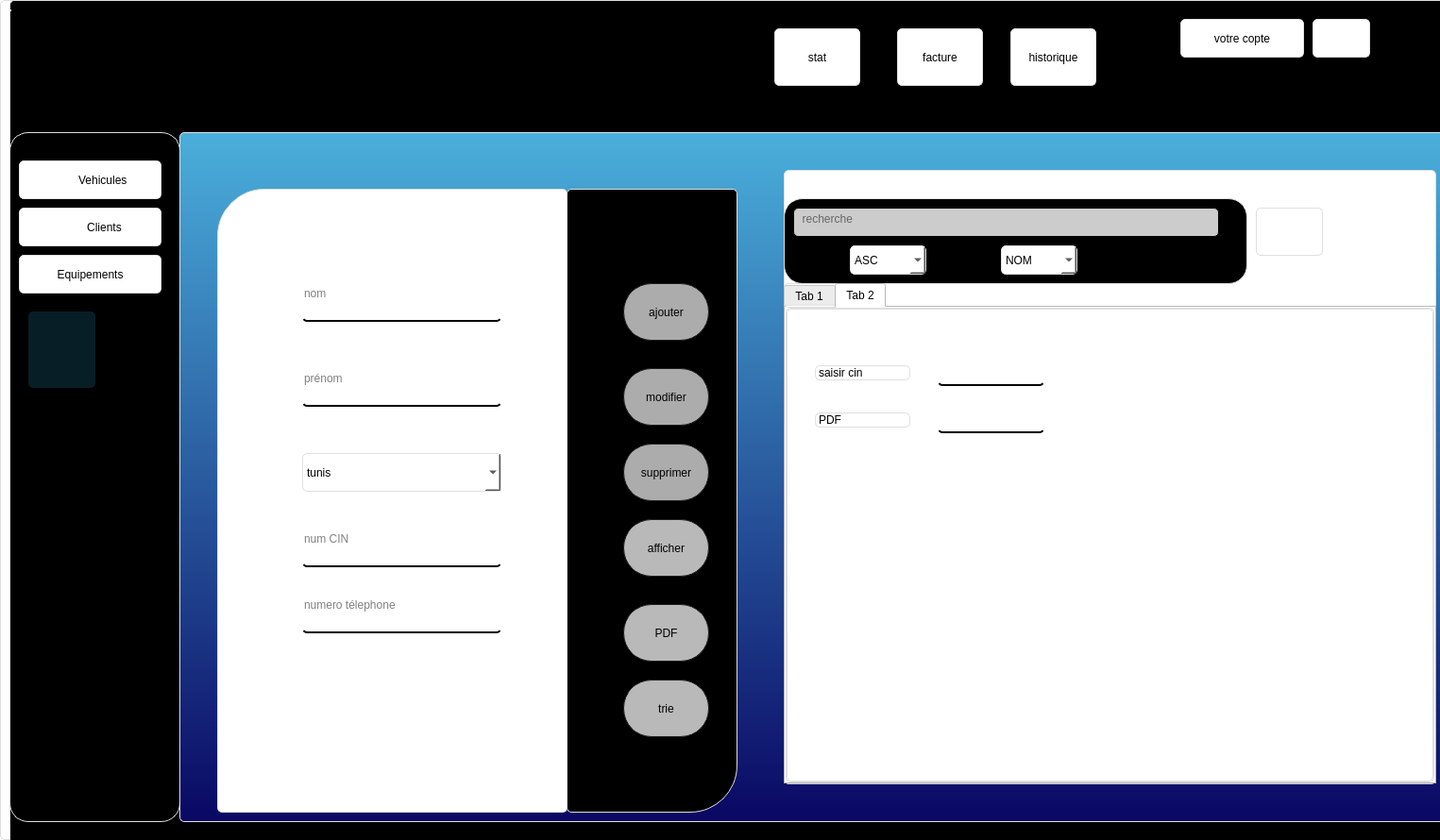
<?xml version="1.0" encoding="UTF-8"?>
<ui version="4.0">
 <class>client</class>
 <widget class="QDialog" name="client">
  <property name="geometry">
   <rect>
    <x>0</x>
    <y>0</y>
    <width>1525</width>
    <height>890</height>
   </rect>
  </property>
  <property name="windowTitle">
   <string>Dialog</string>
  </property>
  <property name="styleSheet">
   <string notr="true">
	
	
QWidget {	
	border:1px solid #dfdfdf;
	border-radius: 5px;
	background-color: #ffffff;
}

QPushButton{
	
	border-raduis:5px
}
QPushButton:pressed{
	
	
	background-color: rgb(185, 185, 185);
}
#side_menu{
	border-radius: 20px;
	/*background-color: #071e26;*/
	color: rgb(0, 0, 0);
}
#side_menu_2{
	border-radius: 20px;
	/*background-color: #071e26;*/
	background-color:rgb(0,0,0);
}

#top_widget{

	/*background-color: #071e26;*/
background-color:rgb(0,0,0);
}
#widget_2 #widget{
	border-radius: 20px;
	background-color: rgb(0,0,0);
}

#form{
	
	
	background-color: rgb(255,255,255);
border-top-left-radius: 50px;
}

#widget_2 QLineEdit{
font: 11pt &quot;MS Shell Dlg 2&quot;;
background-color:rgba(0,0,0,0);
border:none;
border-bottom:2px solid rgb(0,0,0);
padding-bottom:7px

}
#widget_2{
	
	/* background-color: QLinearGradient( x1: 0, y1: 0, x2: 0, y2: 1, stop: 0 #ffa02f, stop: 1 #d7801a);*/
	/*background-color: QLinearGradient( x1: 0, y1: 0, x2: 0, y2: 1, stop: 0 #4d4d4d, stop: 0.1 #646464, stop: 1 #5d5d5d);*/
    /*background: QLinearGradient( x1: 0, y1: 0, x2: 1, y2: 0, stop: 0 #ffa02f, stop: 1 #d7801a);*/
/*background-color: linear-gradient(135.9deg, rgb(109, 25, 252) 16.4%, rgb(125, 31, 165) 56.1%);
background: QLinearGradient( x1: 0, y1: 0, x2: 1, y2: 0, stop: 0 #6d19fc, stop: 1 #7d1fa5);*/
	background-color:QLinearGradient( x1: 0, y1: 0, x2: 0, y2: 1, stop: 0 #4aafdb, stop: 1 #090763);
}

#widget_2 #ajouter{
    color:rgb(0, 0, 0);
   
	background-color: rgb(172, 172, 172);
    border-width: 1px;
    border-color: #1e1e1e;
    border-style: solid;
    border-radius: 30px;
    padding: 3px;
    font-size: 12px;
    padding-left: 5px;
    padding-right: 5px;	
}

#widget_2 #modifier{
    color:rgb(0, 0, 0);
   
	background-color: rgb(172, 172, 172);
    border-width: 1px;
    border-color: #1e1e1e;
    border-style: solid;
    border-radius: 30px;
    padding: 3px;
    font-size: 12px;
    padding-left: 5px;
    padding-right: 5px;	
}

#widget_2 #supprimer{
    color:rgb(0, 0, 0);
   
	background-color: rgb(172, 172, 172);
    border-width: 1px;
    border-color: #1e1e1e;
    border-style: solid;
    border-radius: 30px;
    padding: 3px;
    font-size: 12px;
    padding-left: 5px;
    padding-right: 5px;	
}

#options{
/*background-color: #071e26;*/
background-color: rgb(0, 0, 0);
border-bottom-right-radius: 50px;

}
#widget_2 #recherche_2{
	
	background-color: rgb(204, 204, 204);
	border:1px solid rgb(0,0,0);
}
#widget_2 #recherche_3{
	
	background-color: rgb(204, 204, 204);
	border:1px solid rgb(0,0,0);
}
#widget_2 #recherche_4{
	
	background-color: rgb(204, 204, 204);
	border:1px solid rgb(0,0,0);
}


/*#widget_2 #ajouter{
 color: #b1b1b1;
    background-color:rgb(163, 163, 163)
    border-width: 1px;
    border-color: #1e1e1e;
    border-style: solid;
    border-radius: 30px;
    padding: 3px;
    font-size: 12px;
    padding-left: 5px;
    padding-right: 5px;
}


#modifier{
 color: #b1b1b1;
    background-color: #565656;
    border-width: 1px;
    border-color: #1e1e1e;
    border-style: solid;
    border-radius: 30px;
    padding: 3px;
    font-size: 12px;
    padding-left: 5px;
    padding-right: 5px;
}

#supprimer{
 color: #b1b1b1;
    background-color: QLinearGradient( x1: 0, y1: 0, x2: 0, y2: 1, stop: 0 #565656, stop: 0.1 #525252, stop: 0.5 #4e4e4e, stop: 0.9 #4a4a4a, stop: 1 #464646);
    border-width: 1px;
    border-color: #1e1e1e;
    border-style: solid;
    border-radius: 30px;
    padding: 3px;
    font-size: 12px;
    padding-left: 5px;
    padding-right: 5px;
}

#ajouter:pressed
{
    background-color: QLinearGradient( x1: 0, y1: 0, x2: 0, y2: 1, stop: 0 #2d2d2d, stop: 0.1 #2b2b2b, stop: 0.5 #292929, stop: 0.9 #282828, stop: 1 #252525);
}

#modifier:pressed
{
    background-color: QLinearGradient( x1: 0, y1: 0, x2: 0, y2: 1, stop: 0 #2d2d2d, stop: 0.1 #2b2b2b, stop: 0.5 #292929, stop: 0.9 #282828, stop: 1 #252525);
}

#supprimer:pressed
{
    background-color: QLinearGradient( x1: 0, y1: 0, x2: 0, y2: 1, stop: 0 #2d2d2d, stop: 0.1 #2b2b2b, stop: 0.5 #292929, stop: 0.9 #282828, stop: 1 #252525);
}*/
#pdf_3{
background-color: #071e26;
border:0px ;
}

#stat_2{
	
	background-color: #071e26;
border:0px ;
}

#widget QLineEdit{
background-color: rgb(204, 204, 204);
	border:1px solid rgb(0,0,0);
	
}</string>
  </property>
  <widget class="QWidget" name="widget_2" native="true">
   <property name="geometry">
    <rect>
     <x>190</x>
     <y>140</y>
     <width>1341</width>
     <height>731</height>
    </rect>
   </property>
   <widget class="QLabel" name="form">
    <property name="geometry">
     <rect>
      <x>40</x>
      <y>60</y>
      <width>371</width>
      <height>661</height>
     </rect>
    </property>
    <property name="styleSheet">
     <string notr="true"/>
    </property>
    <property name="text">
     <string/>
    </property>
   </widget>
   <widget class="QLineEdit" name="lineEdit_3">
    <property name="geometry">
     <rect>
      <x>130</x>
      <y>150</y>
      <width>211</width>
      <height>51</height>
     </rect>
    </property>
    <property name="text">
     <string/>
    </property>
    <property name="placeholderText">
     <string>nom </string>
    </property>
   </widget>
   <widget class="QLineEdit" name="lineEdit_6">
    <property name="geometry">
     <rect>
      <x>130</x>
      <y>240</y>
      <width>211</width>
      <height>51</height>
     </rect>
    </property>
    <property name="text">
     <string/>
    </property>
    <property name="placeholderText">
     <string>prénom</string>
    </property>
   </widget>
   <widget class="QLineEdit" name="lineEdit_8">
    <property name="geometry">
     <rect>
      <x>130</x>
      <y>410</y>
      <width>211</width>
      <height>51</height>
     </rect>
    </property>
    <property name="text">
     <string/>
    </property>
    <property name="placeholderText">
     <string>num CIN</string>
    </property>
   </widget>
   <widget class="QLabel" name="options">
    <property name="geometry">
     <rect>
      <x>410</x>
      <y>60</y>
      <width>181</width>
      <height>661</height>
     </rect>
    </property>
    <property name="text">
     <string/>
    </property>
   </widget>
   <widget class="QPushButton" name="supprimer">
    <property name="geometry">
     <rect>
      <x>470</x>
      <y>330</y>
      <width>91</width>
      <height>61</height>
     </rect>
    </property>
    <property name="text">
     <string>supprimer</string>
    </property>
   </widget>
   <widget class="QPushButton" name="modifier">
    <property name="geometry">
     <rect>
      <x>470</x>
      <y>250</y>
      <width>91</width>
      <height>61</height>
     </rect>
    </property>
    <property name="text">
     <string>modifier</string>
    </property>
   </widget>
   <widget class="QPushButton" name="ajouter">
    <property name="geometry">
     <rect>
      <x>470</x>
      <y>160</y>
      <width>91</width>
      <height>61</height>
     </rect>
    </property>
    <property name="text">
     <string>ajouter</string>
    </property>
    <property name="autoRepeatDelay">
     <number>300</number>
    </property>
   </widget>
   <widget class="QTableView" name="tableView">
    <property name="geometry">
     <rect>
      <x>640</x>
      <y>40</y>
      <width>691</width>
      <height>651</height>
     </rect>
    </property>
    <property name="styleSheet">
     <string notr="true">border-raduis:5px;</string>
    </property>
   </widget>
   <widget class="QPushButton" name="pushButton_3">
    <property name="geometry">
     <rect>
      <x>1140</x>
      <y>80</y>
      <width>71</width>
      <height>51</height>
     </rect>
    </property>
    <property name="text">
     <string/>
    </property>
    <property name="icon">
     <iconset resource="style.qrc">
      <normaloff>:/new/prefix1/rech.png</normaloff>:/new/prefix1/rech.png</iconset>
    </property>
    <property name="iconSize">
     <size>
      <width>50</width>
      <height>50</height>
     </size>
    </property>
   </widget>
   <widget class="QWidget" name="widget" native="true">
    <property name="geometry">
     <rect>
      <x>640</x>
      <y>70</y>
      <width>491</width>
      <height>91</height>
     </rect>
    </property>
    <widget class="QLineEdit" name="recherche_2">
     <property name="geometry">
      <rect>
       <x>10</x>
       <y>10</y>
       <width>451</width>
       <height>31</height>
      </rect>
     </property>
     <property name="placeholderText">
      <string>  recherche</string>
     </property>
    </widget>
    <widget class="QComboBox" name="comboBox_5">
     <property name="geometry">
      <rect>
       <x>70</x>
       <y>50</y>
       <width>81</width>
       <height>31</height>
      </rect>
     </property>
     <item>
      <property name="text">
       <string>ASC</string>
      </property>
     </item>
     <item>
      <property name="text">
       <string>DESC</string>
      </property>
     </item>
    </widget>
    <widget class="QComboBox" name="comboBox_4">
     <property name="geometry">
      <rect>
       <x>230</x>
       <y>50</y>
       <width>81</width>
       <height>31</height>
      </rect>
     </property>
     <item>
      <property name="text">
       <string>NOM</string>
      </property>
     </item>
     <item>
      <property name="text">
       <string>PRENOM</string>
      </property>
     </item>
     <item>
      <property name="text">
       <string>CIN</string>
      </property>
     </item>
    </widget>
   </widget>
   <widget class="QLineEdit" name="lineEdit_7">
    <property name="geometry">
     <rect>
      <x>130</x>
      <y>480</y>
      <width>211</width>
      <height>51</height>
     </rect>
    </property>
    <property name="text">
     <string/>
    </property>
    <property name="placeholderText">
     <string>numero télephone</string>
    </property>
   </widget>
   <widget class="QTabWidget" name="tabWidget">
    <property name="geometry">
     <rect>
      <x>640</x>
      <y>160</y>
      <width>691</width>
      <height>531</height>
     </rect>
    </property>
    <property name="currentIndex">
     <number>1</number>
    </property>
    <widget class="QWidget" name="tab">
     <attribute name="title">
      <string>Tab 1</string>
     </attribute>
     <widget class="QTableView" name="tab_client">
      <property name="geometry">
       <rect>
        <x>0</x>
        <y>0</y>
        <width>681</width>
        <height>511</height>
       </rect>
      </property>
     </widget>
    </widget>
    <widget class="QWidget" name="tab_2">
     <attribute name="title">
      <string>Tab 2</string>
     </attribute>
     <widget class="QLineEdit" name="id_sup">
      <property name="geometry">
       <rect>
        <x>160</x>
        <y>60</y>
        <width>113</width>
        <height>22</height>
       </rect>
      </property>
     </widget>
     <widget class="QLabel" name="label_2">
      <property name="geometry">
       <rect>
        <x>30</x>
        <y>60</y>
        <width>101</width>
        <height>16</height>
       </rect>
      </property>
      <property name="text">
       <string>saisir cin</string>
      </property>
     </widget>
     <widget class="QLabel" name="label_3">
      <property name="geometry">
       <rect>
        <x>30</x>
        <y>110</y>
        <width>101</width>
        <height>16</height>
       </rect>
      </property>
      <property name="text">
       <string>PDF</string>
      </property>
     </widget>
     <widget class="QLineEdit" name="lineEdit_33">
      <property name="geometry">
       <rect>
        <x>160</x>
        <y>110</y>
        <width>113</width>
        <height>22</height>
       </rect>
      </property>
     </widget>
    </widget>
   </widget>
   <widget class="QPushButton" name="supprimer_2">
    <property name="geometry">
     <rect>
      <x>470</x>
      <y>410</y>
      <width>91</width>
      <height>61</height>
     </rect>
    </property>
    <property name="styleSheet">
     <string notr="true">color: rgb(0,0,0);
    background-color: rgb(185, 185, 185);
    border-width: 1px;
    border-color: #1e1e1e;
    border-style: solid;
    border-radius: 30px;
    padding: 3px;
    font-size: 12px;
    padding-left: 5px;
    padding-right: 5px;</string>
    </property>
    <property name="text">
     <string>afficher</string>
    </property>
   </widget>
   <widget class="QPushButton" name="imp">
    <property name="geometry">
     <rect>
      <x>470</x>
      <y>500</y>
      <width>91</width>
      <height>61</height>
     </rect>
    </property>
    <property name="styleSheet">
     <string notr="true">color: rgb(0,0,0);
    background-color: rgb(185, 185, 185);
    border-width: 1px;
    border-color: #1e1e1e;
    border-style: solid;
    border-radius: 30px;
    padding: 3px;
    font-size: 12px;
    padding-left: 5px;
    padding-right: 5px;</string>
    </property>
    <property name="text">
     <string>PDF</string>
    </property>
   </widget>
   <widget class="QPushButton" name="imp_2">
    <property name="geometry">
     <rect>
      <x>470</x>
      <y>580</y>
      <width>91</width>
      <height>61</height>
     </rect>
    </property>
    <property name="styleSheet">
     <string notr="true">color: rgb(0,0,0);
    background-color: rgb(185, 185, 185);
    border-width: 1px;
    border-color: #1e1e1e;
    border-style: solid;
    border-radius: 30px;
    padding: 3px;
    font-size: 12px;
    padding-left: 5px;
    padding-right: 5px;</string>
    </property>
    <property name="text">
     <string>trie</string>
    </property>
   </widget>
   <widget class="QComboBox" name="lineEdit_5">
    <property name="geometry">
     <rect>
      <x>130</x>
      <y>340</y>
      <width>211</width>
      <height>41</height>
     </rect>
    </property>
    <item>
     <property name="text">
      <string>tunis</string>
     </property>
    </item>
    <item>
     <property name="text">
      <string>Autre</string>
     </property>
    </item>
    <item>
     <property name="text">
      <string>Ben arouse</string>
     </property>
    </item>
    <item>
     <property name="text">
      <string>Manouba</string>
     </property>
    </item>
    <item>
     <property name="text">
      <string>Ariana</string>
     </property>
    </item>
   </widget>
  </widget>
  <widget class="QWidget" name="layoutWidget">
   <property name="geometry">
    <rect>
     <x>10</x>
     <y>10</y>
     <width>2</width>
     <height>2</height>
    </rect>
   </property>
   <layout class="QGridLayout" name="gridLayout_2">
    <property name="spacing">
     <number>0</number>
    </property>
   </layout>
  </widget>
  <widget class="QWidget" name="top_widget" native="true">
   <property name="geometry">
    <rect>
     <x>10</x>
     <y>0</y>
     <width>1531</width>
     <height>1201</height>
    </rect>
   </property>
   <widget class="QPushButton" name="pushButton_5">
    <property name="geometry">
     <rect>
      <x>1380</x>
      <y>20</y>
      <width>61</width>
      <height>41</height>
     </rect>
    </property>
    <property name="text">
     <string/>
    </property>
    <property name="icon">
     <iconset resource="style.qrc">
      <normaloff>:/new/prefix1/icons/cli.png</normaloff>:/new/prefix1/icons/cli.png</iconset>
    </property>
    <property name="iconSize">
     <size>
      <width>50</width>
      <height>50</height>
     </size>
    </property>
   </widget>
   <widget class="QPushButton" name="profil">
    <property name="geometry">
     <rect>
      <x>1240</x>
      <y>20</y>
      <width>131</width>
      <height>41</height>
     </rect>
    </property>
    <property name="text">
     <string>votre copte</string>
    </property>
    <property name="icon">
     <iconset resource="style.qrc">
      <normaloff>:/new/prefix1/icons/emp.png</normaloff>:/new/prefix1/icons/emp.png</iconset>
    </property>
    <property name="iconSize">
     <size>
      <width>45</width>
      <height>45</height>
     </size>
    </property>
    <property name="checkable">
     <bool>true</bool>
    </property>
    <property name="autoExclusive">
     <bool>true</bool>
    </property>
   </widget>
   <widget class="QWidget" name="side_menu_2" native="true">
    <property name="geometry">
     <rect>
      <x>0</x>
      <y>140</y>
      <width>181</width>
      <height>731</height>
     </rect>
    </property>
    <widget class="QPushButton" name="pushButton_16">
     <property name="geometry">
      <rect>
       <x>10</x>
       <y>130</y>
       <width>151</width>
       <height>41</height>
      </rect>
     </property>
     <property name="text">
      <string>Equipements</string>
     </property>
     <property name="icon">
      <iconset resource="style.qrc">
       <normaloff>:/new/prefix1/icons/equi.png</normaloff>:/new/prefix1/icons/equi.png</iconset>
     </property>
     <property name="iconSize">
      <size>
       <width>50</width>
       <height>50</height>
      </size>
     </property>
     <property name="checkable">
      <bool>true</bool>
     </property>
     <property name="autoExclusive">
      <bool>true</bool>
     </property>
    </widget>
    <widget class="QPushButton" name="pushButton_17">
     <property name="geometry">
      <rect>
       <x>20</x>
       <y>780</y>
       <width>61</width>
       <height>41</height>
      </rect>
     </property>
     <property name="text">
      <string/>
     </property>
     <property name="icon">
      <iconset>
       <normaloff>../app/x.png</normaloff>../app/x.png</iconset>
     </property>
     <property name="iconSize">
      <size>
       <width>30</width>
       <height>30</height>
      </size>
     </property>
    </widget>
    <widget class="QPushButton" name="pushButton_18">
     <property name="geometry">
      <rect>
       <x>10</x>
       <y>80</y>
       <width>151</width>
       <height>41</height>
      </rect>
     </property>
     <property name="text">
      <string>         Clients</string>
     </property>
     <property name="icon">
      <iconset resource="style.qrc">
       <normaloff>:/new/prefix1/icons/cli.png</normaloff>:/new/prefix1/icons/cli.png</iconset>
     </property>
     <property name="iconSize">
      <size>
       <width>50</width>
       <height>50</height>
      </size>
     </property>
    </widget>
    <widget class="QPushButton" name="pushButton_21">
     <property name="geometry">
      <rect>
       <x>10</x>
       <y>30</y>
       <width>151</width>
       <height>41</height>
      </rect>
     </property>
     <property name="text">
      <string>        Vehicules</string>
     </property>
     <property name="icon">
      <iconset resource="style.qrc">
       <normaloff>:/new/prefix1/icons/vehi.png</normaloff>:/new/prefix1/icons/vehi.png</iconset>
     </property>
     <property name="iconSize">
      <size>
       <width>45</width>
       <height>45</height>
      </size>
     </property>
     <property name="checkable">
      <bool>true</bool>
     </property>
     <property name="autoExclusive">
      <bool>true</bool>
     </property>
    </widget>
    <widget class="QPushButton" name="pdf_3">
     <property name="geometry">
      <rect>
       <x>20</x>
       <y>190</y>
       <width>71</width>
       <height>81</height>
      </rect>
     </property>
     <property name="text">
      <string/>
     </property>
     <property name="icon">
      <iconset resource="style.qrc">
       <normaloff>:/new/prefix1/pdf.png</normaloff>:/new/prefix1/pdf.png</iconset>
     </property>
     <property name="iconSize">
      <size>
       <width>70</width>
       <height>60</height>
      </size>
     </property>
    </widget>
   </widget>
   <widget class="QPushButton" name="facture">
    <property name="geometry">
     <rect>
      <x>940</x>
      <y>30</y>
      <width>91</width>
      <height>61</height>
     </rect>
    </property>
    <property name="text">
     <string>facture</string>
    </property>
   </widget>
   <widget class="QPushButton" name="facture_2">
    <property name="geometry">
     <rect>
      <x>1060</x>
      <y>30</y>
      <width>91</width>
      <height>61</height>
     </rect>
    </property>
    <property name="text">
     <string>historique</string>
    </property>
   </widget>
   <widget class="QPushButton" name="facture_3">
    <property name="geometry">
     <rect>
      <x>810</x>
      <y>30</y>
      <width>91</width>
      <height>61</height>
     </rect>
    </property>
    <property name="text">
     <string>stat</string>
    </property>
   </widget>
  </widget>
  <zorder>top_widget</zorder>
  <zorder>widget_2</zorder>
  <zorder>layoutWidget</zorder>
 </widget>
 <resources>
  <include location="style.qrc"/>
 </resources>
 <connections/>
</ui>
